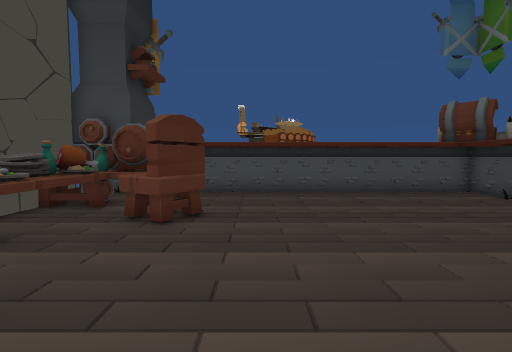
[1] (above)

12 first-person views from a walk through a 3-D level made in the Unity game engine. The camera is 1.5 m above the floor, tilts 4° down and sees 85° across. The floor is counted in squares, 1 m on a side. Each view is taken from the middle of a square. On the plan, view 1 faces up. The plan holds only what a view shows up to about 14 squares ahead; the rest is blank. The place goes on beyond the plan. Some animated figures are left out. Some surface patterns are stand-ins.

[2]
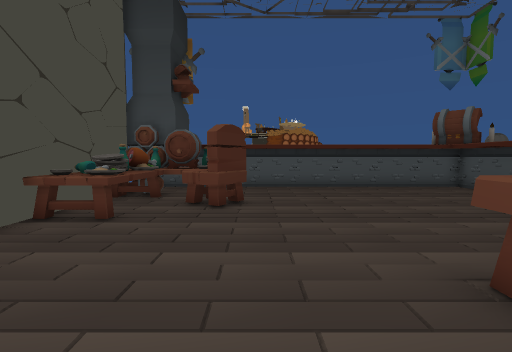

[3]
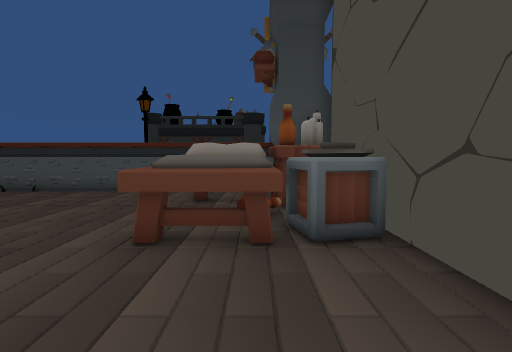

[4]
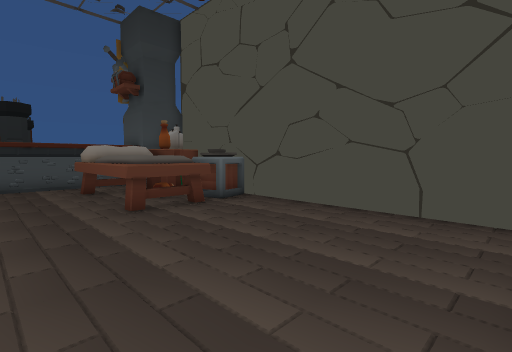

[5]
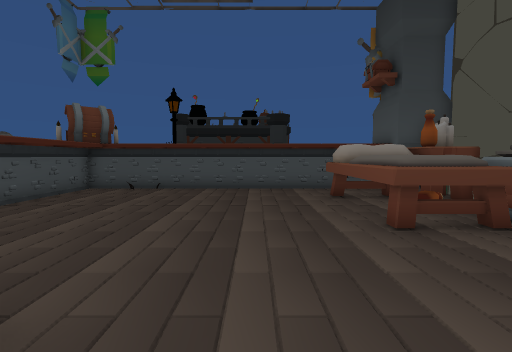

[6]
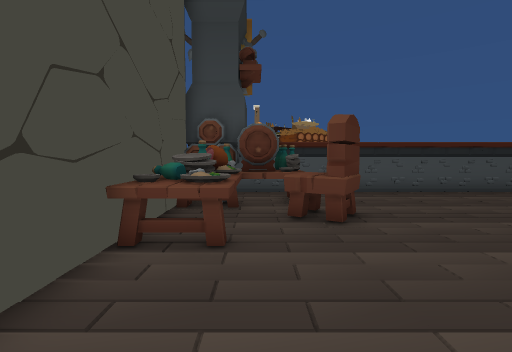

[7]
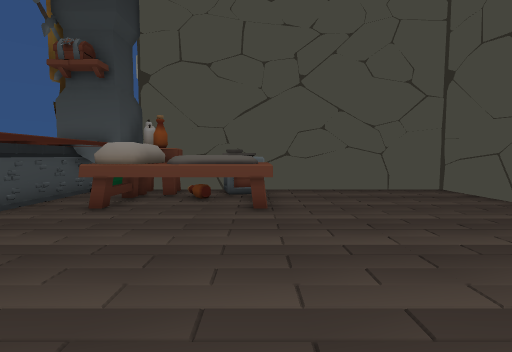

[8]
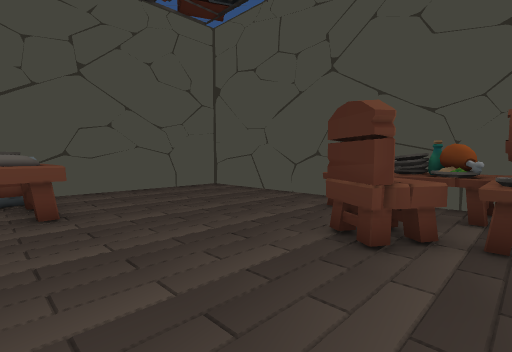

[9]
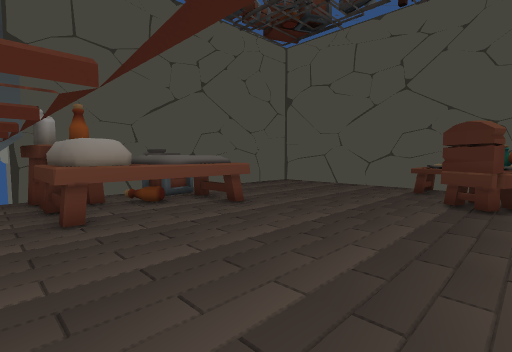

[10]
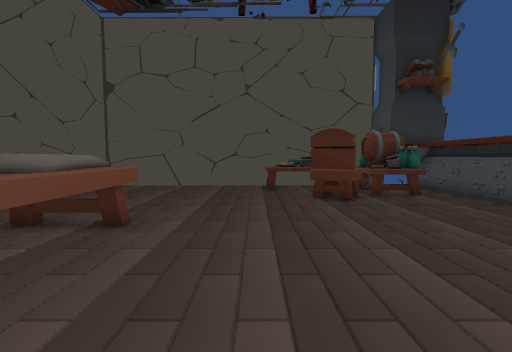

[11]
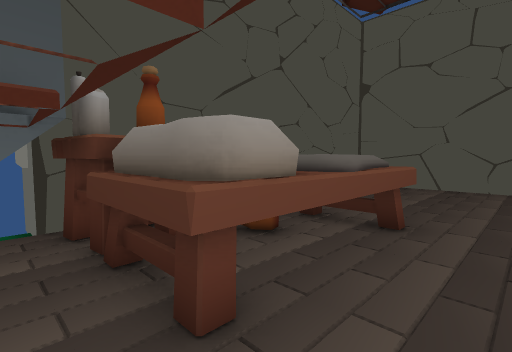

[12]
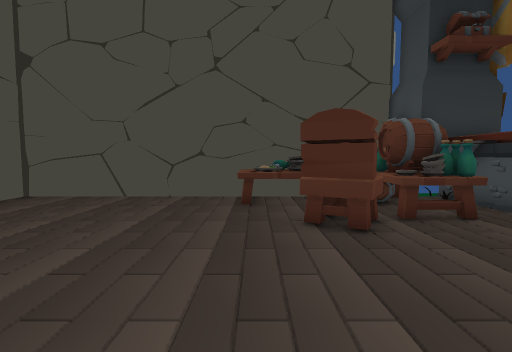

### Floor plan
Key: @ floor where view 1 was taken; # wall or solid block; . floor; C column; T table; H chair; B bed; O other object.
Columns run from 6 left of view 1 to 10 right of it. Each row starts with its distance up from view 1.
 12 C##############OO
 11  #             #O
 10 TTTT...........#
  9 TTTT...........#
  8 TT.##..........#
  7 TT.HH......... #
  6 TT..#......... #
  5 TT.............#
  4 ...............#
  3 ...............#
  2 ...............#
  1 ........BBBBB#.#
  0 ......@.BBBBB#.#
 -1 ........BBBBB#.#
 -2 ........BB #BB##
 -3 ........BB #B###
 -4             O#
 -5              #

Where each view was taken, in squares from view 1:
view 1: 0 up, 0 right, facing up
view 2: 2 down, 1 left, facing up
view 3: 1 down, 3 left, facing right
view 4: 4 up, 6 left, facing down-right
view 5: 4 up, 4 left, facing right
view 6: 0 up, 4 left, facing up
view 7: 9 up, 2 right, facing down
view 8: 9 up, 3 right, facing down-left
view 9: 8 up, 8 right, facing down-left
view 10: 4 up, 8 right, facing left
view 11: 3 up, 8 right, facing down-left
view 12: 5 up, 4 right, facing left
